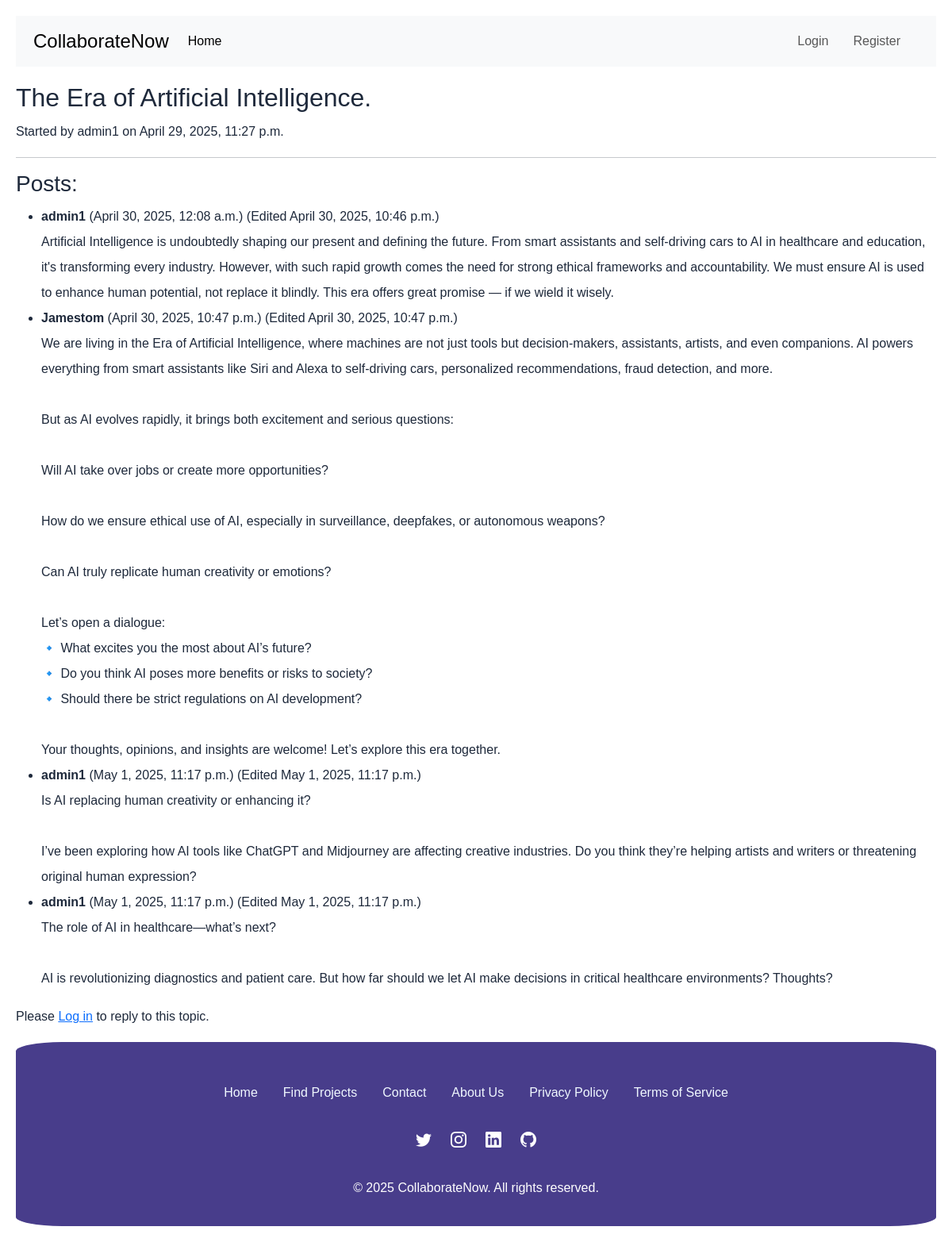
/forum/forum/topic/1/, run on the app's committed database.
### forum/models.py (models this page shows, shortened)
class ForumTopic(models.Model):
    category = models.ForeignKey(ForumCategory, on_delete=models.SET_NULL, null=True, blank=True, related_name='topics')
    title = models.CharField(max_length=255)
    creator = models.ForeignKey(User, on_delete=models.CASCADE)
    created_at = models.DateTimeField(auto_now_add=True)
    last_active = models.DateTimeField(auto_now=True)

class ForumPost(models.Model):
    topic = models.ForeignKey(ForumTopic, on_delete=models.CASCADE, related_name='posts')
    author = models.ForeignKey(User, on_delete=models.CASCADE)
    content = models.TextField()
    created_at = models.DateTimeField(auto_now_add=True)
    updated_at = models.DateTimeField(auto_now=True)

### forum/views.py (the view)
# urls.py: path('forum/topic/<int:topic_id>/', views.forum_topic_detail, name='forum_topic_detail'),
def forum_topic_detail(request, topic_id):
    topic = get_object_or_404(ForumTopic, id=topic_id)
    posts =topic.posts.all().order_by('created_at')
    post_form = CreatePostForm()
    context = {
        'topic': topic,
        'posts': posts,
        'post_form': post_form
    }
    return render(request, 'forum/forum_topic_detail.html', context)

### forum/templates/forum/forum_topic_detail.html (shortened to what this page needs)
{% extends 'accounts/base.html' %}
{% block content %}
    <h2>{{ topic.title }}</h2>
    <p>Started by {{ topic.creator.username }} on {{ topic.created_at }}</p>
    <hr>
    <h3>Posts: </h3>
    {% if posts %}
        <ul>
            {% for post in posts %}
                <li>
                    <strong>{{ post.author.username }}</strong> ({{ post.created_at }})
                    {% if post.updated_at != post.created_at %}
                        (Edited {{ post.updated_at }})
                    {% endif %}
                    <br>
                    {{ post.content|linebreaksbr }}
                </li>
            {% endfor %}
        </ul>
    {% else %}
        <p>No posts in this topic yet. Be the first to reply.</p>
    {% endif %}
    {% if user.is_authenticated %}
        <h3>Reply to this topic: </h3>
        <form method="post" action="{% url 'forum:create_post' topic.id %}">
            {% csrf_token %}
            {{ post_form.as_p }}
            <button type="submit">Post Reply</button>
        </form>
    {% else %}
        <p>Please <a href="{% url 'accounts:login' %}">Log in</a> to reply to this topic.</p>
    {% endif %}
{% endblock %}

### accounts/templates/accounts/base.html (shortened to what this page needs)
<!DOCTYPE html>
<html lang="en">
<head>
    <link rel="stylesheet" href="https://cdn.jsdelivr.net/npm/bootstrap@5.3.5/dist/css/bootstrap.min.css"
>
    <link rel="stylesheet" href="https://cdn.jsdelivr.net/npm/bootstrap-icons@1.11.1/font/bootstrap-icons.css">
</head>
<body>
    <header>
        <nav class="navbar navbar-expand-lg navbar-light bg-light sticky-top">
            <div class="container">
                <a href="#" class="navbar-brand"><h1 class="h4 mb-0">CollaborateNow</h1></a>
                <div class="collapse navbar-collapse" id="navbarSupportedContent">
                    <ul class="navbar-nav me-auto mb-2 mb-lg-0">
                        <li class="nav-item"><a class="nav-link active" href="{% url 'home' %}">Home</a></li>
                    </ul>
                    <ul class="navbar-nav ms-auto mb-2 mb-lg-0">
                        {% if user.is_authenticated %}
                            <li class="nav-item"><a class="nav-link" href="{% url 'accounts:profile' %}">Profile</a></li>
                            <li class="nav-item"><a class="nav-link" href="{% url 'home' %}">Logout</a></li>
                        {% else %}
                            <li class="nav-item"><a class="nav-link" href="{% url 'accounts:login' %}">Login</a></li>
                            <li class="nav-item"><a class="nav-link" href="{% url 'accounts:register' %}">Register</a></li>
                        {% endif %}
                    </ul>
                </div>
            </div>
        </nav>
    </header>
    <main>
        <div class="content">
            {% block content %}{% endblock %}
        </div>
    </main>
    <footer>
        <div class="container">
            <div class="footer-links mb-4">
                <a href="#">Home</a>
                <a href="#">Find Projects</a>
                <a href="#">Contact</a>
                <a href="#">About Us</a>
                <a href="#">Privacy Policy</a>
                <a href="#">Terms of Service</a>
            </div>
            <div class="d-flex justify-content-center mb-4">
                <a href="#" class="social-icons"><i class="bi bi-twitter"></i></a>
                <a href="#" class="social-icons"><i class="bi bi-instagram"></i></a>
                <a href="#" class="social-icons"><i class="bi bi-linkedin"></i></a>
                <a href="#" class="social-icons"><i class="bi bi-github"></i></a>
            </div>
        </div>
        <p class="copyright text-center mb-0">&copy; 2025 CollaborateNow. All rights reserved.</p>
    </footer>
</body>
</html>

### accounts/templates/accounts/base.html (style rules this page uses)
:root { --primary-color: #2563eb; --dark-color: #1e293b; --light-color: #f8fafc; --accent-color: #3b82f6; }
body { font-family: sans-serif; color: var(--dark-color); line-height: 2; margin: 20px; }
nav a { margin-right: 15px; text-decoration: none; }
.content { margin-top: 20px; }
footer { background-color: darkslateblue ; color: white; padding: 3rem 0 2rem; border-radius: 5%; }
.footer-links { display: flex; justify-content: center; flex-wrap: wrap; margin-bottom: 2rem; }
.footer-links a { text-decoration: none; color: aliceblue; margin: 0 1rem; font-weight: 500; transition: color 0.3s ease; }
.social-icons { font-size: 1.25rem; margin: 0 0.75rem; color: white; transition: all 0.3s ease; }

### data on the page
ForumTopic: title "The Era of Artificial Intelligence.", creator.username "admin1", created_at "April 29, 2025, 11:27 p.m."
ForumPost: author.username "admin1", created_at "April 30, 2025, 12:08 a.m.", updated_at "April 30, 2025, 10:46 p.m.", content "Artificial Intelligence is undoubtedly shaping our present and defining the future. From smart assistants and self-driving cars to AI in healthcare and education, it's transforming every industry. However, with such rapid growth comes the need for strong ethical frameworks and accountability. We must ensure AI is used to enhance human potential, not replace it blindly. This era offers great promise — if we wield it wisely."
ForumPost: author.username "Jamestom", created_at "April 30, 2025, 10:47 p.m.", updated_at "April 30, 2025, 10:47 p.m.", content "We are living in the Era of Artificial Intelligence, where machines are not just tools but decision-makers, assistants, artists, and even companions. AI powers everything from smart assistants like Siri and Alexa to self-driving cars, personalized recommendations, fraud detection, and more. But as AI evolves rapidly, it brings both excitement and serious questions: Will AI take over jobs or create more opportunities? How do we ensure ethical use of AI, especially in surveillance, deepfakes, or autonomous weapons? Can AI truly replicate human creativity or emotions? Let’s open a dialogue: 🔹 What excites you the most about AI’s future? 🔹 Do you think AI poses more benefits or risks to…"
ForumPost: author.username "admin1", created_at "May 1, 2025, 11:17 p.m.", updated_at "May 1, 2025, 11:17 p.m.", content "Is AI replacing human creativity or enhancing it? I’ve been exploring how AI tools like ChatGPT and Midjourney are affecting creative industries. Do you think they’re helping artists and writers or threatening original human expression?"
ForumPost: author.username "admin1", created_at "May 1, 2025, 11:17 p.m.", updated_at "May 1, 2025, 11:17 p.m.", content "The role of AI in healthcare—what’s next? AI is revolutionizing diagnostics and patient care. But how far should we let AI make decisions in critical healthcare environments? Thoughts?"
